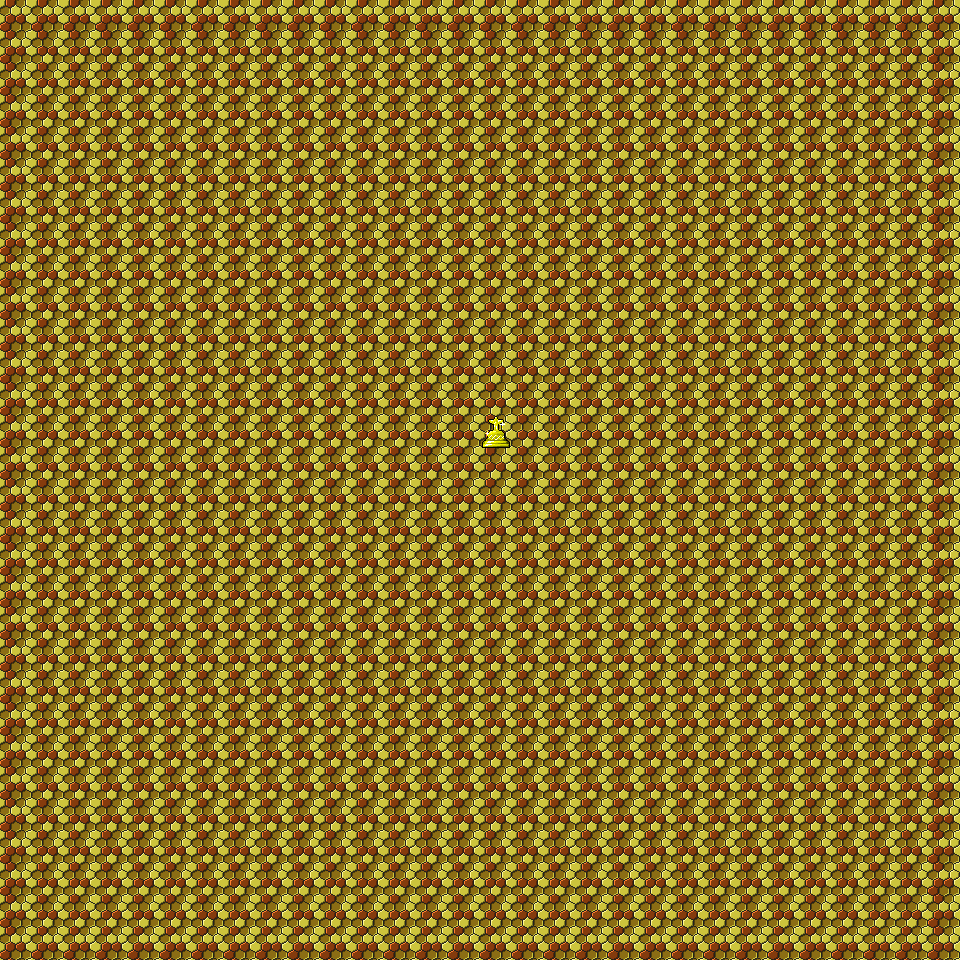

Rendered tile map (Tiled .tmx) drawn with the repository's tilesets; below, a short description and the map source with its tile grids summarised:
An orthogonal 30x30 tile map with 32x32 px tiles, 3 tile layers (background, collision, props).

<map version="1.9" tiledversion="1.9.2" orientation="orthogonal" renderorder="right-down" width="30" height="30" tilewidth="32" tileheight="32" infinite="0" nextlayerid="4" nextobjectid="1">
 <tileset firstgid="1" source="background.tsx" />
 <layer id="1" name="background" width="30" height="30">
  <data>[900 cells, 900 non-empty, 1 distinct tile ids]</data>
 </layer>
 <layer id="2" name="collision" width="30" height="30">
  <data>[900 cells, 116 non-empty, 1 distinct tile ids]</data>
 </layer>
 <layer id="3" name="props" width="30" height="30">
  <data>[900 cells, 1 non-empty, 1 distinct tile ids]</data>
 </layer>
</map>
